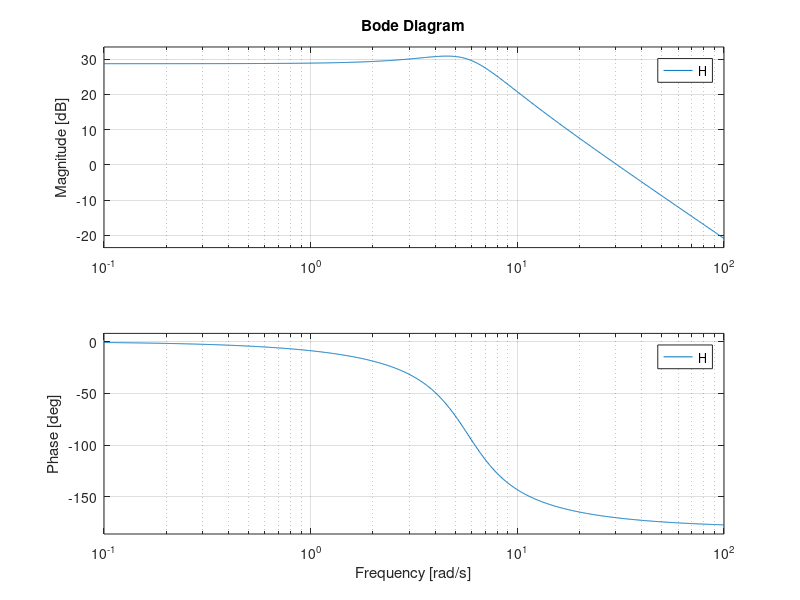
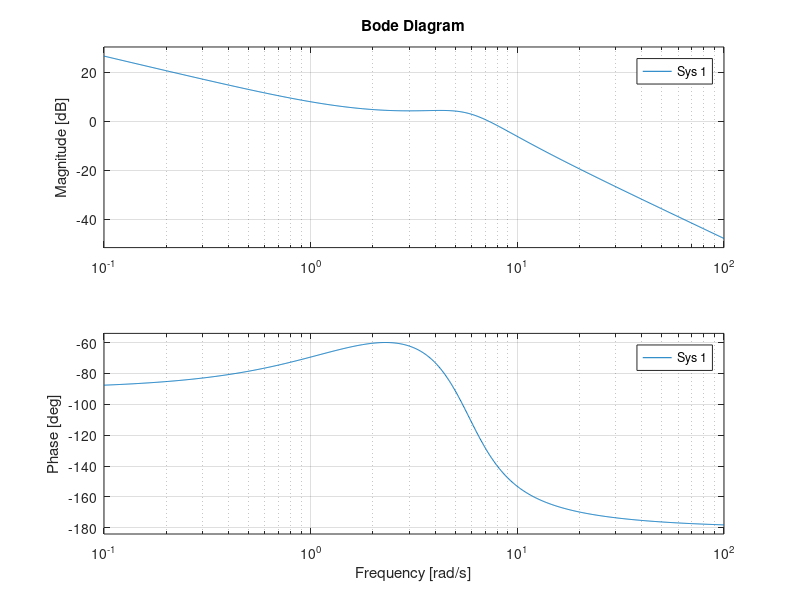

Write the MATLAB code that produced these figures, in order. (Note: this script raises an error after producing the figures.)
clear all
clear clc
close all

U1=220;
U21N=24;
I21N=6;

RSN=U21N/I21N
ku1=0.8;
kr=0.2;
u0=0.5;
%marimea de referinta a sursei
V0_ref=u0*0.2*U1

% L=6e-04;
% C=5.2083e-04;

L=0.6;
C=0.05;

%functia de transfer a partii fixe
num= U21N*sqrt(2)*ku1;
H=tf([num],[L*C L/RSN 1])
bode(H)
Hf = tf(1,[L*C L/RSN 1])

%% PI
w=7.11;
tau=4/w
k=1/10^(27.1/20)
H_PI=tf(k*[tau 1],[tau 0])
figure
step(feedback(H*H_PI,kr))
bode(H*H_PI)
zpk(H_PI)
pid(H_PI)
%% PD  
w0=32.4;
beta=0.12;
unghi=atand((1-beta)/(2*sqrt(beta)))
ph=-180+50-unghi
tau_d=1/(w0*sqrt(beta))
k=sqrt(beta)/(10^(-1.09/20))
Hr_PD=tf(k*[tau_d 1],[beta*tau_d 1])
figure
step(feedback(H*Hr_PD,kr))
bode(H*Hr_PD)
zpk(Hr_PD)
pid(Hr_PD)
%% P
unghi=-180+50
k=1/(10^(24.4/20))
H_P=tf(k,1)
step(feedback(H*H_P,kr))
bode(H*H_P)
